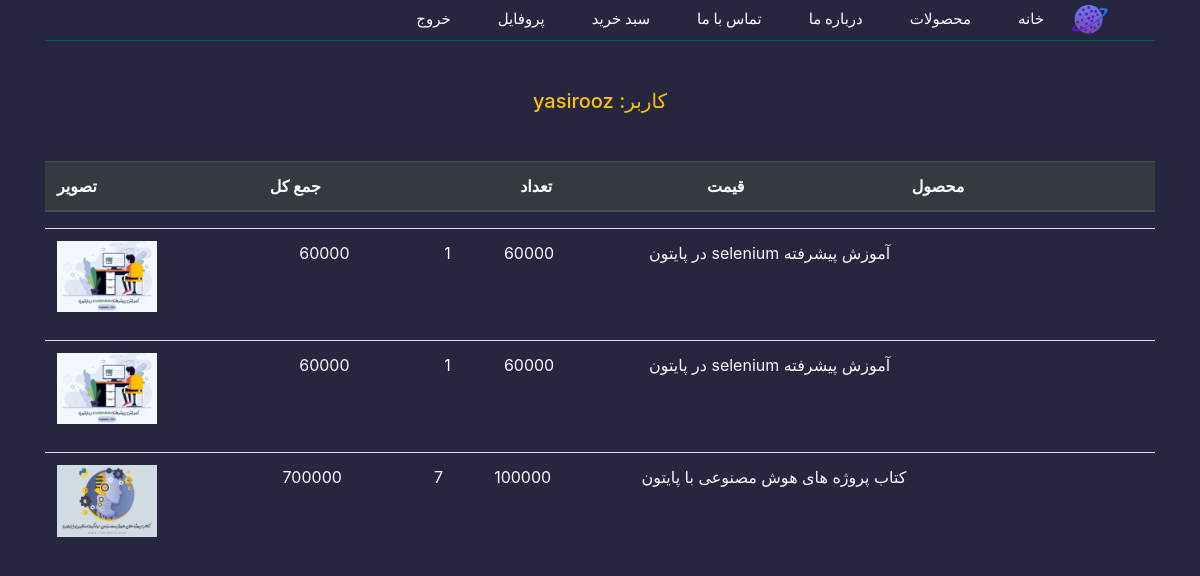
Before: /user-open-order/ (signed in) with the older database file.
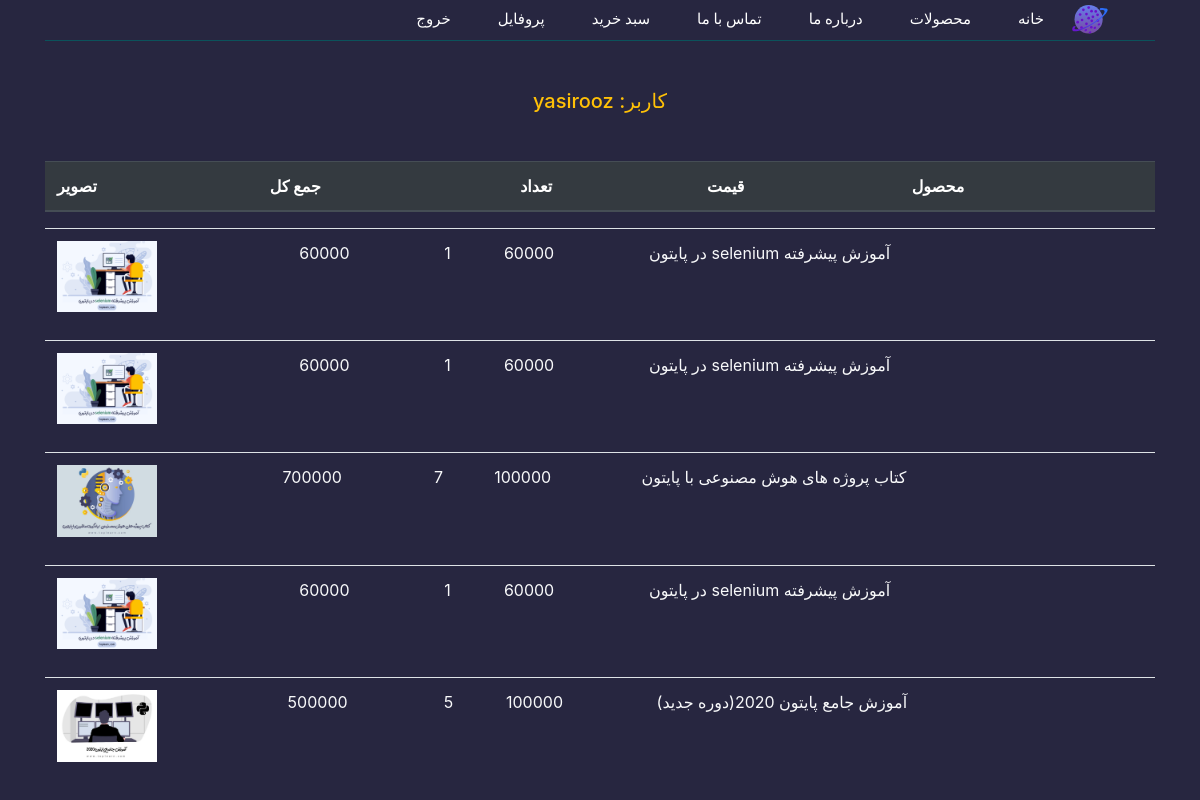
After: the same page with the newer database file.
### Shoping/models.py (models this page shows, shortened)
class Order(models.Model):
    owner = models.ForeignKey(User,on_delete=models.CASCADE)
    is_paid = models.BooleanField(verbose_name='پرداخت شده / نشده')
    payment_date = models.DateTimeField(blank=True,null=True,verbose_name='تاریخ پرداخت')
    def __str__(self):
        return str(self.owner)
    class Meta:
        verbose_name_plural = 'سبد های خرید کاربران'
        verbose_name = 'سبد خرید'

class OrderDetail(models.Model):
    order = models.ForeignKey(Order,on_delete=models.CASCADE,verbose_name='سبد خرید')
    product = models.ForeignKey(Product,on_delete=models.CASCADE,verbose_name='محصول')
    price = models.IntegerField(verbose_name='قیمت محصول')
    count = models.IntegerField(verbose_name='تعداد')
    def sum_price(self):
        return self.count * self.price
    class Meta:
        verbose_name_plural = 'اصلاعات جزئیات محصولات'
        verbose_name = 'جزئیات محصول'

class Product(models.Model):
    title = models.CharField(max_length=120,verbose_name="عنوان")
    description = models.TextField(verbose_name='توضیحات')
    price = models.IntegerField(verbose_name='قیمت')
    image = models.ImageField(upload_to='image/',blank=True,null=True,verbose_name='تصویر')
    active = models.BooleanField(verbose_name='فعال / غیرفعال',default=False)
    categories = models.ManyToManyField(Category,blank=True,verbose_name='دسته بندی ها')
    objects = ProdctManager()
    time = models.DateTimeField(auto_now_add=True,)
    def header(self):
        return self.title[:13] + '...'
    class Meta:
        verbose_name_plural = 'محصولات'  # --> for remove "s" on header page amdin
        verbose_name = 'محصولات'

### Shoping/views.py (the view)
# urls.py: path('user-open-order/',views.user_open_order,name='openOrder'),
def user_open_order(request):
    context = {
        'order':None,
        'details':None
    }
    open_order:Order = Order.objects.filter(owner_id=request.user.id,is_paid=False).first()
    if open_order is not None:
        context['order'] = open_order
        context['details'] = open_order.orderdetail_set.all()
    return render(request,'user-open-order.html',context)

### templates/user-open-order.html (shortened to what this page needs)
{% extends 'base.html' %}
{% load static %}
{% block body %}
<div class="container">
    {% if order != None and details|length > 0 %}
        <h5 class="text-warning text-center my-5">کاربر: {{ order }}</h5>
        <table class="table">
            <thead class="thead-dark">
              <tr>
                  <th scope="col">محصول</th>
                  <th scope="col">قیمت</th>
                  <th scope="col">تعداد</th>
                  <th scope="col">جمع کل</th>
                  <th scope="col">تصویر</th>
              </tr>
            </thead>
        </table>
        {% for i in details %}
        <table class="table">
            <tbody >
              <tr >
                <td class="text-light">{{ i.product.title }}</td>
                <td class="text-light">{{ i.product.price }}</td>
                <td class="text-light">{{ i.count }}</td>
                <td class="text-light">{{ i.sum_price }}</td>
                <th scope="row"><img style="width: 100px;" src="{{ i.product.image.url }}" alt=""></th>
              </tr>
            </tbody>
        </table>
        {% endfor %}
    {% else %}
        <div class="col-md-12 my-5">
            <p class="alert alert-dark text-center">هیچ محصولی در سبد خرید وجود ندارد</p>
        </div>
    {% endif %}
</div>
{% endblock %}

### templates/base.html (shortened to what this page needs)
{% load static %}
<!DOCTYPE html>
<html lang="en">
<head>
    <link rel="stylesheet" href="https://cdn.jsdelivr.net/npm/bootstrap@4.6.0/dist/css/bootstrap.min.css">
    <link rel="stylesheet" href="{% static 'css/base.css' %}">
  </head>
<body>
    <div class="container">
        <ul class="nav">
          <li class="nav-item">
            <img src="{% static 'images/logo.svg' %}" alt="" class="logo">
          </li>
            <li class="nav-item">
              <a class="nav-link " href="{% url 'Shoping:home' %}">خانه</a>
            </li>
            <li class="nav-item">
              <a class="nav-link" href="{% url 'Shoping:ProductList' %}">محصولات</a>
            </li>
            <li class="nav-item">
              <a class="nav-link" href="{% url 'Shoping:about' %}">درباره ما</a>
            </li>
            <li class="nav-item">
              <a class="nav-link" href="{% url 'Shoping:contact' %}">تماس با ما</a>
            </li>
            {% if request.user.is_authenticated %}
            <li class="nav-item">
              <a class="nav-link" href="{% url 'Shoping:openOrder' %}">سبد خرید</a>
            </li>
            <li class="nav-item">
              <a class="nav-link" href="{% url 'Shoping:profile' %}">پروفایل</a>
            </li>
            <li class="nav-item">
              <a class="nav-link" href="{% url 'Shoping:logout' %}">خروج</a>
            </li>
            {% endif %}
          </ul>
    </div>
    {% block body %}
    {% endblock %}
</body>
</html>

### staticfiles/css/base.css (style rules this page uses)
body { direction: rtl; background-color: #272640; }
ul { background-color:rgba(252, 252, 252, 0); border-bottom: 1px #0b525b solid; }
ul .nav-link { font-family: cursive; color: #fff; margin-left: 15px; font-size: 15px; transition: .5s; }
.logo { padding: 5px; width: 50px; margin-left: 5px; }

Changed rows visible on the page:
added OrderDetail: product "آموزش پیشرفته selenium در پایتون", product.price "60000", count "1", sum_price "60000", product.image (picture)
added OrderDetail: product "آموزش جامع پایتون 2020(دوره جدید)", product.price "100000", count "5", sum_price "500000", product.image (picture)
